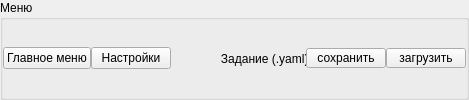
           <widget class="QGroupBox" name="groupBox">
            <property name="title">
             <string>Меню</string>
            </property>
            <layout class="QHBoxLayout" name="horizontalLayout_10">
             <property name="spacing">
              <number>0</number>
             </property>
             <property name="leftMargin">
              <number>0</number>
             </property>
             <property name="topMargin">
              <number>0</number>
             </property>
             <property name="rightMargin">
              <number>0</number>
             </property>
             <property name="bottomMargin">
              <number>0</number>
             </property>
             <item>
              <layout class="QHBoxLayout" name="horizontalLayout_2">
               <item>
                <widget class="QPushButton" name="b_main_choice">
                 <property name="maximumSize">
                  <size>
                   <width>130</width>
                   <height>16777215</height>
                  </size>
                 </property>
                 <property name="toolTip">
                  <string/>
                 </property>
                 <property name="text">
                  <string>Главное меню</string>
                 </property>
                </widget>
               </item>
               <item>
                <widget class="QPushButton" name="b_set">
                 <property name="maximumSize">
                  <size>
                   <width>130</width>
                   <height>16777215</height>
                  </size>
                 </property>
                 <property name="toolTip">
                  <string/>
                 </property>
                 <property name="text">
                  <string>Настройки</string>
                 </property>
                </widget>
               </item>
               <item>
                <spacer name="horizontalSpacer">
                 <property name="orientation">
                  <enum>Qt::Horizontal</enum>
                 </property>
                 <property name="sizeHint" stdset="0">
                  <size>
                   <width>40</width>
                   <height>20</height>
                  </size>
                 </property>
                </spacer>
               </item>
               <item>
                <widget class="QLabel" name="label">
                 <property name="maximumSize">
                  <size>
                   <width>95</width>
                   <height>16777215</height>
                  </size>
                 </property>
                 <property name="text">
                  <string>   Задание (.yaml):</string>
                 </property>
                </widget>
               </item>
               <item>
                <widget class="QPushButton" name="b_task_save">
                 <property name="maximumSize">
                  <size>
                   <width>80</width>
                   <height>20</height>
                  </size>
                 </property>
                 <property name="text">
                  <string>сохранить</string>
                 </property>
                </widget>
               </item>
               <item>
                <widget class="QPushButton" name="b_task_load">
                 <property name="maximumSize">
                  <size>
                   <width>80</width>
                   <height>20</height>
                  </size>
                 </property>
                 <property name="text">
                  <string>загрузить</string>
                 </property>
                </widget>
               </item>
              </layout>
             </item>
            </layout>
           </widget>
